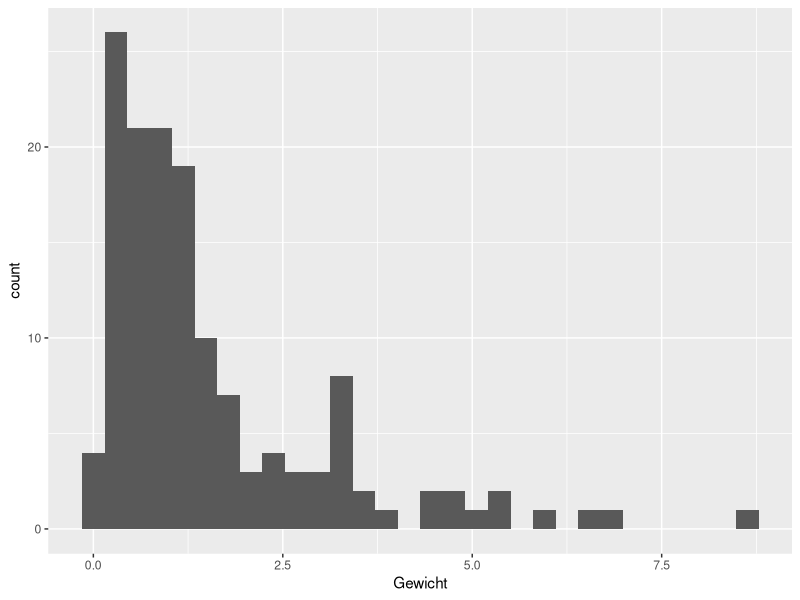
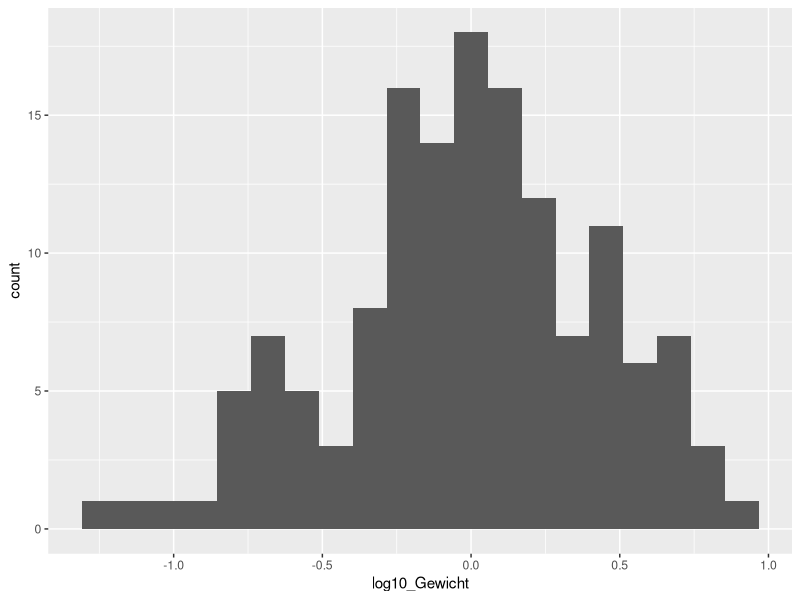
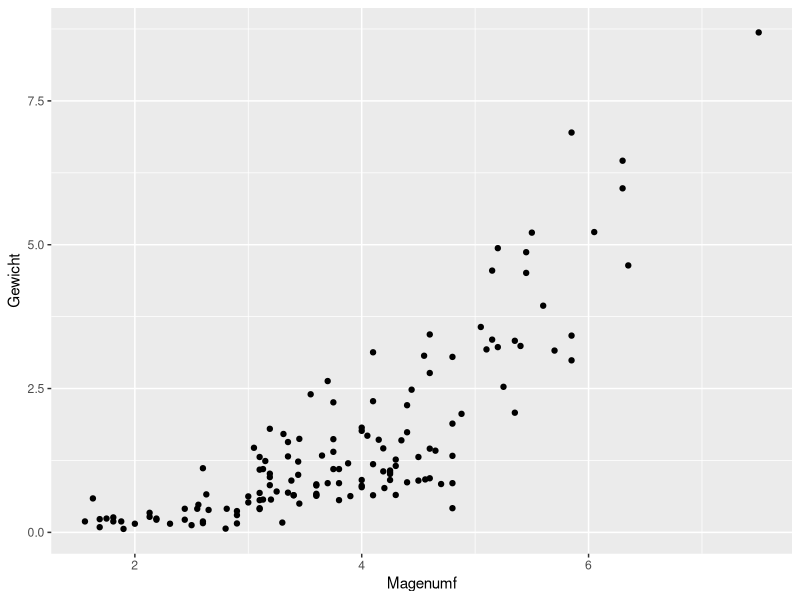
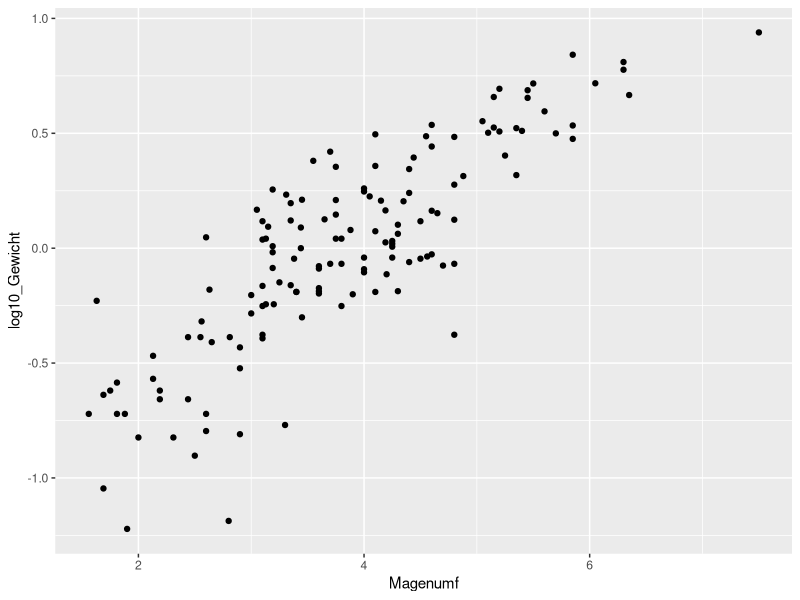
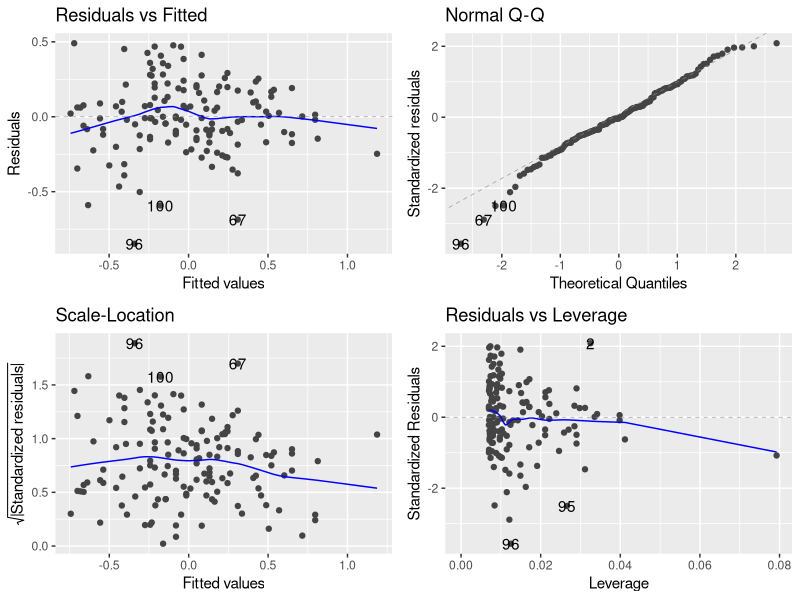
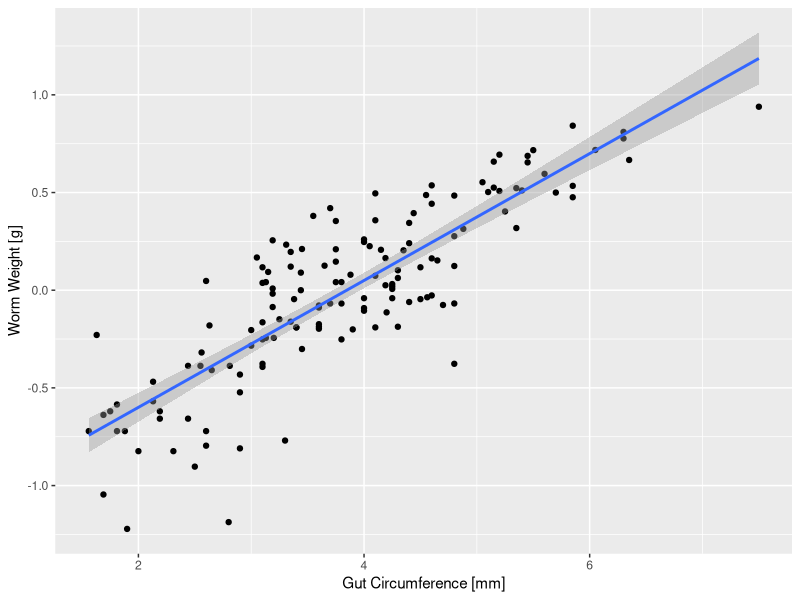
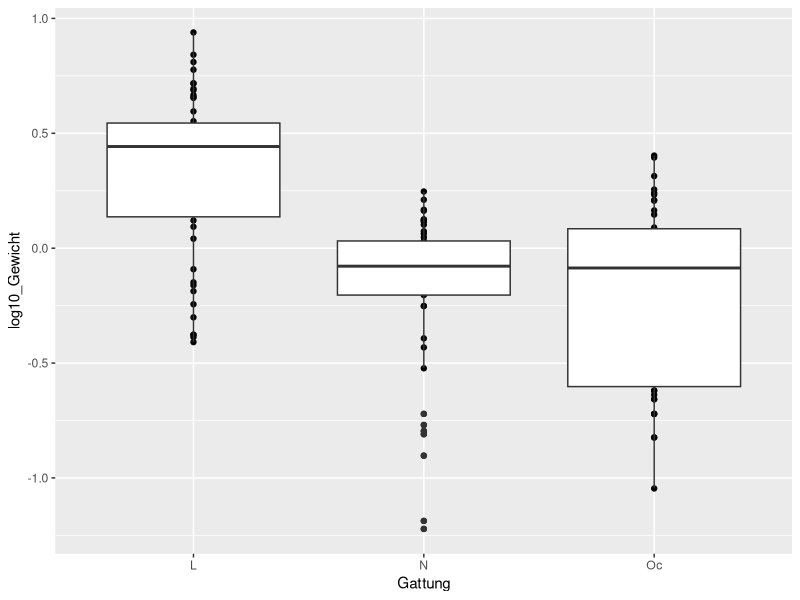
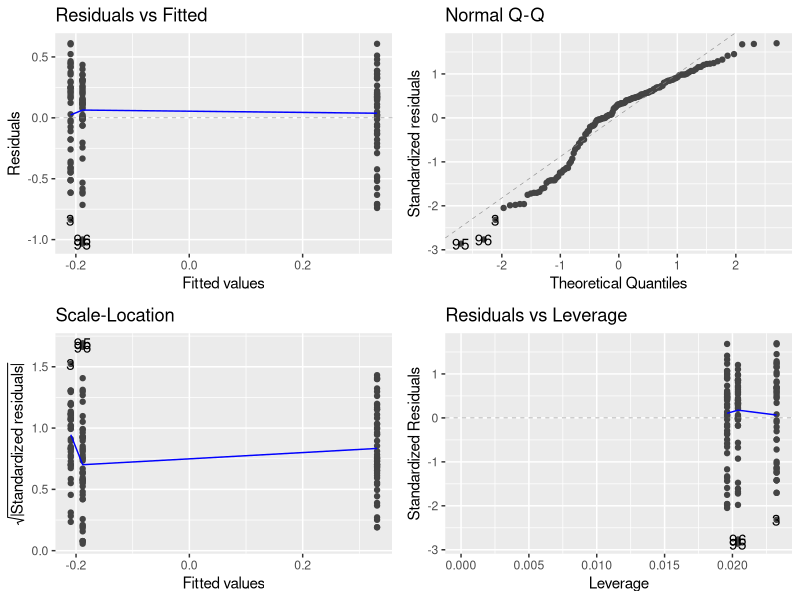

Recreate these plots in R, in order.
## ---- chunk 1
# Load necessary libraries
suppressPackageStartupMessages({library(ggplot2)
                         library(dplyr)
                         library(ggfortify)
                         library(tidyverse)
                          library(GGally)
})
## ---- chunk 2

# Load data
data <- read.csv('data/earthworm.csv', stringsAsFactors = TRUE)
## ---- chunk 3

# Summary statistics
summary(data)

# Unique values
unique(data) %>% head(5)

# Frequency table of 'Gattung'
table(data$Gattung)
## ---- chunk 4

# Histogram of 'Gewicht'
ggplot(data, aes(x = Gewicht)) +
  geom_histogram()
## ---- chunk 5

# Log transformation of 'Gewicht'
data <- mutate(data, log10_Gewicht = log10(Gewicht))

# Histogram of log-transformed 'Gewicht'
ggplot(data, aes(x = log10_Gewicht)) +
  geom_histogram(bins = 20)
## ---- chunk 6

# Scatterplot of 'Magenumf' vs. 'Gewicht'
ggplot(data, aes(x = Magenumf, y = Gewicht)) +
  geom_point()
## ---- chunk 7

# Scatterplot of 'Magenumf' vs. log-transformed 'Gewicht'
ggplot(data, aes(x = Magenumf, y = log10_Gewicht)) +
  geom_point()
## ---- chunk 8

# Linear regression model
m1 <- lm(log10_Gewicht ~ Magenumf, data)
## ---- chunk 9

# Visualization of the model
autoplot(m1)
summary(m1)
## ---- chunk 10

# Scatterplot with linear regression line
ggplot(data, aes(x = Magenumf, y = log10_Gewicht)) +
  geom_point() + 
  geom_smooth(method = 'lm') +
  xlab('Gut Circumference [mm]') +
  ylab('Worm Weight [g]')
## ---- chunk 11

# Scatterplot of 'Gattung' vs. log-transformed 'Gewicht'
ggplot(data, aes(x = Gattung, y = log10_Gewicht)) +
  geom_point() + 
  geom_boxplot()
## ---- chunk 12

# Linear model with 'Gattung' as explanatory variable
m2 <- lm(log10_Gewicht ~ Gattung, data)
autoplot(m2)
summary(m2)
anova(m2)
## ---- chunk 13

# Scatterplot with color-coded 'Gattung'
ggplot(data, aes(x = Magenumf, y = log10_Gewicht, colour = Gattung)) +
  geom_point()
## ---- chunk 14

# Multiple variable linear regression model
m3 <- lm(log10_Gewicht ~ Magenumf + Gattung, data)
autoplot(m3)
summary(m3)
## ---- chunk 15

# Linear regression model with interaction effects
m4 <- lm(log10_Gewicht ~ Magenumf * Gattung, data)
autoplot(m4)
summary(m4)
## ---- chunk 16

# Scatterplot with color-coded 'Gattung' and linear regression lines
ggplot(data, aes(x = Magenumf, y = log10_Gewicht, colour = Gattung)) +
  geom_point() + 
  geom_smooth(method = 'lm') +
  xlab('Gut Circumference [mm]') +
  ylab('Worm Weight [g]')
